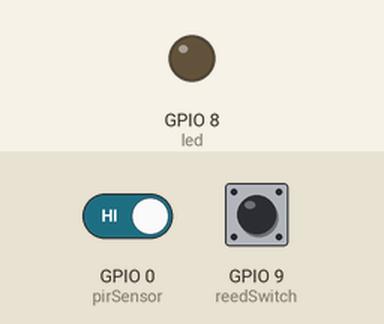
Recording of a sketch running on a simulated ESP32-C3. On the bench: output pins drawn as LEDs (lit = HIGH). The test bench sets the inputs (shaded band); at power-on: GPIO 9 (reedSwitch) HIGH, GPIO 0 (pirSensor) HIGH. WiFi joins after 1.5 s; servers stay silent unless stated; what the sketch prints to the serial monitor is not drawn.

Above: at 3.0 s.
3.1 s: GPIO 9 (reedSwitch) pulled LOW for 0.15 s
At 4.1 s:
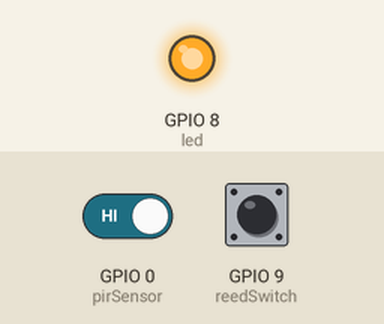
6.1 s: GPIO 9 (reedSwitch) pulled LOW for 3.2 s
At 10.0 s:
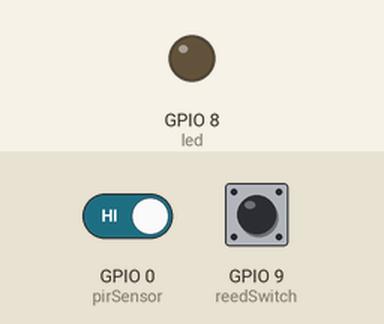
Timing chart, 0 to 11.5 s (numbered marks = the images above; inputs shaded):
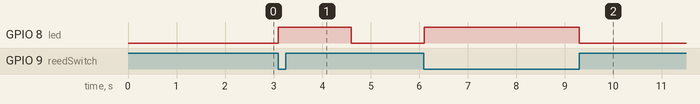

Measured:
- after the input at 3.1 s, GPIO 8 (led): LOW → HIGH at once, → LOW 1.5 s later
- after the input at 6.1 s, GPIO 8 (led): LOW → HIGH at once, → LOW 3.2 s later

The sketch:

telegram.ino
```cpp
// (licence header left out)
#include <WiFi.h>
#include <WiFiClientSecure.h>
#include <UniversalTelegramBot.h>
#include <ArduinoJson.h>

// Set GPIOs for LED, reedswitch and PIR sensor
const int reedSwitch = 9;
const int led = 8; //optional
const int pirSensor = 0;

// Detects whenever the door changed state
bool changeState = false;

// Detects whenever the PIR sensor triggered
bool pirTriggered = false;

// Holds reedswitch state (1=opened, 0=close)
bool state;
String doorState;

// Auxiliary variables (it will only detect changes that are 1500 milliseconds apart)
unsigned long previousMillis = 0;
const long interval = 1500;

// PIR debounce: ignore re-triggers within 5000 ms
unsigned long pirPreviousMillis = 0;
const long pirInterval = 5000;

const char* ssid = "REPLACE_WITH_YOUR_SSID";
const char* password = "REPLACE_WITH_YOUR_PASSWORD";

// Initialize Telegram BOT
#define BOTtoken "XXXXXXXXXX:XXXXXXXXXXXXXXXXXXXXXXXXXXXXXXXXXXX"  // your Bot Token (Get from Botfather)

// Use @myidbot to find out the chat ID of an individual or a group
// Also note that you need to click "start" on a bot before it can
// message you
#define CHAT_ID "XXXXXXXXXX"

WiFiClientSecure client;
UniversalTelegramBot bot(BOTtoken, client);

// Runs whenever the reedswitch changes state
ICACHE_RAM_ATTR void changeDoorStatus() {
  Serial.println("Door State changed");
  changeState = true;
}

// Runs whenever the PIR sensor detects motion (output goes HIGH)
ICACHE_RAM_ATTR void motionDetected() {
  pirTriggered = true;
}

void setup() {
  // Serial port for debugging purposes
  Serial.begin(115200);

  // Read the current door state
  pinMode(reedSwitch, INPUT_PULLUP);
  state = digitalRead(reedSwitch);

  // Set LED state to match door state
  pinMode(led, OUTPUT);
  digitalWrite(led, !state);

  // Set the reedswitch pin as interrupt, assign interrupt function and set CHANGE mode
  attachInterrupt(digitalPinToInterrupt(reedSwitch), changeDoorStatus, CHANGE);

  // Set PIR sensor pin as input and attach interrupt on RISING edge (output goes HIGH)
  pinMode(pirSensor, INPUT);
  attachInterrupt(digitalPinToInterrupt(pirSensor), motionDetected, RISING);

  // Connect to Wi-Fi
  WiFi.mode(WIFI_STA);
  WiFi.begin(ssid, password);
  client.setCACert(TELEGRAM_CERTIFICATE_ROOT); // Add root certificate for api.telegram.org
  while (WiFi.status() != WL_CONNECTED) {
    delay(500);
    Serial.print(".");
  }
  Serial.println("");
  Serial.println("WiFi connected");

  bot.sendMessage(CHAT_ID, "ESP32-C3 Bot started up", "");
}

void loop() {
  if (changeState){
    unsigned long currentMillis = millis();
    if(currentMillis - previousMillis >= interval) {
      previousMillis = currentMillis;
      // If a state has occurred, invert the current door state
        state = !state;
        if(state) {
          doorState = "closed";
        }
        else{
          doorState = "open";
        }
        digitalWrite(led, !state);
        changeState = false;
        Serial.println(state);
        Serial.println(doorState);

        //Send notification
        bot.sendMessage(CHAT_ID, "The door is " + doorState, "");
    }
  }

  if (pirTriggered) {
    unsigned long currentMillis = millis();
    if (currentMillis - pirPreviousMillis >= pirInterval) {
      pirPreviousMillis = currentMillis;
      pirTriggered = false;
      Serial.println("Motion detected");
      bot.sendMessage(CHAT_ID, "Motion detected", "");
    } else {
      pirTriggered = false;
    }
  }
}
```
